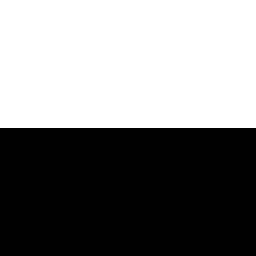
#> input picture cyberjack-v0.01/character-work/vrm-successful-2026-10-16/tools/blender-addons/mmd_tools/externals/MikuMikuDance/toon01.bmp, 32 x 32 px (shown 8 times larger)
$ python ref_palette.py ../../../character-work/vrm-successful-2026-10-16/tools/blender-addons/mmd_tools/externals/MikuMikuDance/toon01.bmp
#> lines starting #> are read from the running program, lines starting #| are printed output that depends on the picture; after the words box and inside, x2 and y2 are one past the last pixel; in counts of white or black regions, pixels touching at a corner belong together
"""Разбор реф-картинки: палитра, распределение тонов, цвет тени и света.

Нужен, чтобы повторять чужой кадр не на глаз: скрипт вытаскивает доминирующие
цвета, строит полосу-палитру, считает среднюю яркость света и тени и печатает
готовые HEX для toon_lib.P.

Запуск:
    python3 tools/ref_palette.py <картинка.png> [--k 8] [--out blockout]
"""
import sys, os, argparse
from collections import Counter

from PIL import Image

OUT_DEFAULT = '/home/cyberkitty/Projects/cyberjack/cyberjack-v0.01/docs/plans/blockout'


def quantize(img, k=8):
    small = img.convert('RGB').resize((160, 160))
    q = small.quantize(colors=k, method=Image.MEDIANCUT)
    pal = q.getpalette()[:k * 3]
    counts = Counter(q.getdata())
    total = sum(counts.values())
    out = []
    for idx, cnt in counts.most_common():
        r, g, b = pal[idx * 3:idx * 3 + 3]
        out.append(((r, g, b), cnt / total))
    return out


def tone_stats(img):
    """Средняя яркость верхней половины (свет) и нижней (тень) + насыщенность."""
    rgb = img.convert('RGB')
    w, h = rgb.size
    top = rgb.crop((0, 0, w, h // 2)).resize((80, 40))
    bot = rgb.crop((0, h // 2, w, h)).resize((80, 40))

    def avg(im):
        px = list(im.getdata())
        n = len(px)
        r = sum(p[0] for p in px) / n
        g = sum(p[1] for p in px) / n
        b = sum(p[2] for p in px) / n
        mx, mn = max(r, g, b), min(r, g, b)
        sat = 0 if mx == 0 else (mx - mn) / mx
        return (r, g, b), (0.2126 * r + 0.7152 * g + 0.0722 * b) / 255, sat

    return avg(top), avg(bot)


def hexs(c):
    return '#%02X%02X%02X' % tuple(int(max(0, min(255, v))) for v in c)


def main():
    ap = argparse.ArgumentParser()
    ap.add_argument('image')
    ap.add_argument('--k', type=int, default=8)
    ap.add_argument('--out', default=OUT_DEFAULT)
    a = ap.parse_args()

    img = Image.open(a.image)
#> img is the input picture: PIL image 32x32 RGB; values 205 (black) and 255 (white), 50% white; 1 white region, box (x1, y1, x2, y2) and area: (0, 0, 32, 16) 512
    print(f'FILE {a.image}  {img.size[0]}x{img.size[1]}')
#| FILE ../../../character-work/vrm-successful-2026-10-16/tools/blender-addons/mmd_tools/externals/MikuMikuDance/toon01.bmp  32x32
    cols = quantize(img, a.k)
#> in quantize, `small = img.convert('RGB').resize((160, 160))`:
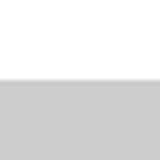
#> small: PIL image 160x160 RGB; min 201, max 255, mean 229.9
#> in quantize, `pal = q.getpalette()[:k * 3]`: pal = [255, 255, 255, 242, 242, 242, 224, 224, 224, 213, 213, 213, 205, 205, 205, 204, 204, 204, 202, 202, 202, 201, 201, 201]
#> in quantize, `counts = Counter(q.getdata())`: counts = {0: 12480, 1: 320, 2: 160, 3: 160, 4: 11840, 6: 160, 7: 160, 5: 320}
#> in quantize, `total = sum(counts.values())`: total = 25600
#> the loop in quantize, `for idx, cnt in counts.most_common():` made 8 passes
#> (idx, cnt, r, g, b) on passes 2 to 6: (4, 11840, 205, 205, 205), (1, 320, 242, 242, 242), (5, 320, 204, 204, 204), (2, 160, 224, 224, 224), (3, 160, 213, 213, 213)
#> (cnt, r, g, b) on passes 1, 7, 8: (12480, 255, 255, 255), (160, 202, 202, 202), (160, 201, 201, 201)
#> after the loop in quantize, `for idx, cnt in counts.most_common():`: out = [((255, 255, 255), 0.487), ((205, 205, 205), 0.463), ((242, 242, 242), 0.0125), ((204, 204, 204), 0.0125), ((224, 224, 224), 0.00625), ((213, 213, 213), 0.00625), ((202, 202, 202), 0.00625), ((201, 201, 201), 0.00625)]
#> cols has the same summary as out in quantize
    print('PALETTE')
    for c, share in cols:
        print(f'  {hexs(c)}  {share*100:5.1f}%  rgb{tuple(int(v) for v in c)}')
#> this loop made 8 passes
#> (c, share) on passes 1 to 8: ((255, 255, 255), 0.487), ((205, 205, 205), 0.463), ((242, 242, 242), 0.0125), ((204, 204, 204), 0.0125), ((224, 224, 224), 0.00625), ((213, 213, 213), 0.00625), ((202, 202, 202), 0.00625), ((201, 201, 201), 0.00625)
#|   #FFFFFF   48.8%  rgb(255, 255, 255)
#|   #CDCDCD   46.2%  rgb(205, 205, 205)
#|   #F2F2F2    1.2%  rgb(242, 242, 242)
#|   #CCCCCC    1.2%  rgb(204, 204, 204)
#|   #E0E0E0    0.6%  rgb(224, 224, 224)
#|   #D5D5D5    0.6%  rgb(213, 213, 213)
#|   #CACACA    0.6%  rgb(202, 202, 202)
#|   #C9C9C9    0.6%  rgb(201, 201, 201)

    (ct, lt, st), (cb, lb, sb) = tone_stats(img)
#> in tone_stats, `top = rgb.crop((0, 0, w, h // 2)).resize((80, 40))`: top: PIL image 80x40 RGB; every value is 255
#> in tone_stats, `bot = rgb.crop((0, h // 2, w, h)).resize((80, 40))`: bot: PIL image 80x40 RGB; every value is 205
#> in avg, `px = list(im.getdata())`: px = 3200 items, first 6: (255, 255, 255), (255, 255, 255), (255, 255, 255), (255, 255, 255), (255, 255, 255), (255, 255, 255)
#> in avg, `n = len(px)`: n = 3200
#> in avg, `r = sum(p[0] for p in px) / n`: r = 255
#> in avg, `sat = 0 if mx == 0 else (mx - mn) / mx`: sat = 0
#> ct = (255, 255, 255); lt = 1; st = 0; cb = (205, 205, 205); lb = 0.804; sb = 0
    print(f'LIGHT half: {hexs(ct)}  L={lt:.2f}  sat={st:.2f}')
#| LIGHT half: #FFFFFF  L=1.00  sat=0.00
    print(f'SHADOW half: {hexs(cb)}  L={lb:.2f}  sat={sb:.2f}')
#| SHADOW half: #CDCDCD  L=0.80  sat=0.00
    print(f'CONTRAST L light-shadow = {lt - lb:.2f}')
#| CONTRAST L light-shadow = 0.20
    print(f'HINT key/fill ratio ~ {max(0.2, lt / max(lb, 0.03)):.1f}x, shadow sat {sb:.2f}')
#| HINT key/fill ratio ~ 1.2x, shadow sat 0.00

    # полоса-палитра
    strip = Image.new('RGB', (len(cols) * 120, 120))
#> strip: PIL image 960x120 RGB; every value is 0
    for i, (c, _) in enumerate(cols):
        for x in range(i * 120, (i + 1) * 120):
            for y in range(120):
                strip.putpixel((x, y), tuple(int(v) for v in c))
#> this loop made 8 passes
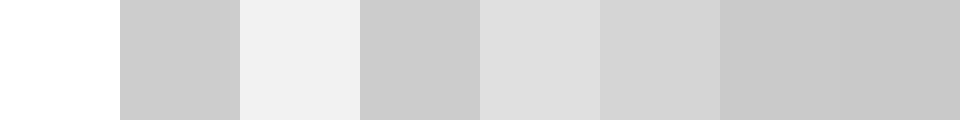
#> strip: PIL image 960x120 RGB; min 201, max 255, mean 218.2
    os.makedirs(a.out, exist_ok=True)
    name = os.path.splitext(os.path.basename(a.image))[0]
    path = os.path.join(a.out, f'ref_palette_{name}.png')
    strip.save(path)
    print('SWATCH', path)


if __name__ == '__main__':
    main()
